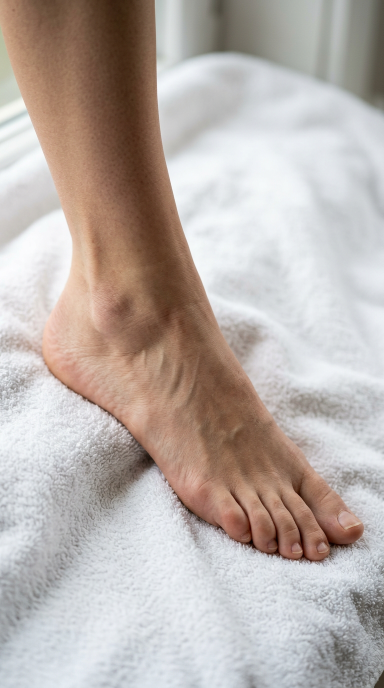
#> input picture production/yeni-senaryolar/VID-003/sahne-1.png, 768 x 1376 px, found by its file name (shown at 1/2 size)
$ python kapak_019_020.py
#> lines starting #> are read from the running program, lines starting #| are printed output that depends on the picture
from pathlib import Path
from PIL import Image,ImageDraw,ImageFont,ImageOps
root=Path(__file__).parent
font='/usr/share/fonts/truetype/dejavu/DejaVuSans-Bold.ttf'
for id,lines in [('019',('KÖFTE TAVASINA','HAVUÇ','NEDEN?')),('020',('HALIDAKİ TÜYLER','BU ALETLE','ÇIKAR MI?'))]:
 p=root/f'VID-{id}'; im=ImageOps.fit(Image.open(p/'sahne-1.png').convert('RGB'),(1080,1920));d=ImageDraw.Draw(im,'RGBA')
 d.rounded_rectangle((30,95,1050,735),radius=36,fill=(8,8,8,232),outline='white',width=6)
 for i,text in enumerate(lines):
  if i==2:d.rounded_rectangle((75,500,1005,695),radius=20,fill=(255,222,40,255),outline='black',width=5)
  for sz in range(135,40,-1):
   f=ImageFont.truetype(font,sz);b=d.textbbox((0,0),text,font=f,stroke_width=2)
   if b[2]-b[0]<(820 if i==2 else 930):break
  d.text(((1080-(b[2]-b[0]))/2,[155,310,500][i]),text,font=f,fill='black' if i==2 else 'white',stroke_width=2,stroke_fill='black')
 im.save(p/f'VID-{id}-img-1.jpg',quality=93);im.resize((180,320)).save(f'/tmp/kapak-{id}-kucuk.jpg')
#> after `im.save(p / f'VID-{id}-img-1.jpg', quality=93)`:
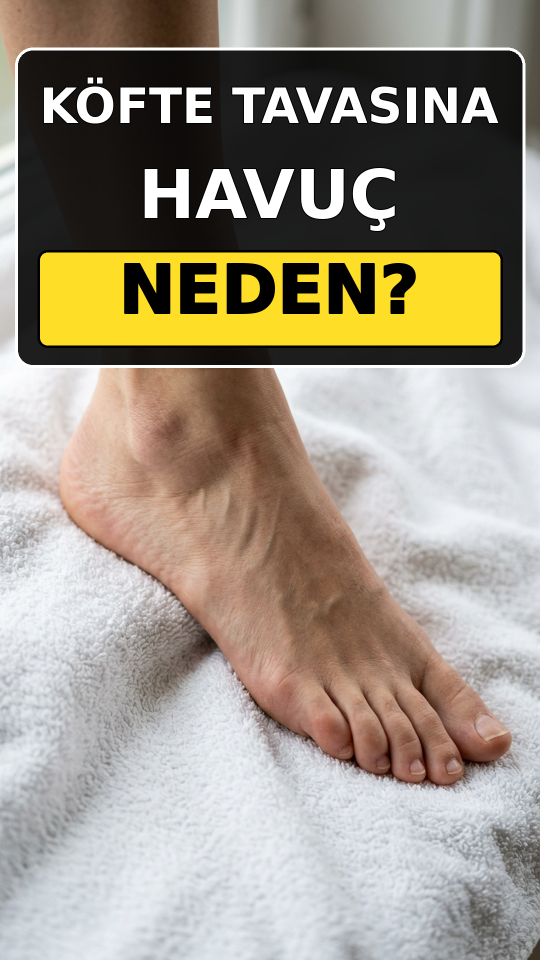
#> saved as VID-019-img-1.jpg: PIL image 1080x1920 RGB (shown at 1/2 size); mean R, G, B 157.9, 149, 134.2
#> after `im.save(p / f'VID-{id}-img-1.jpg', quality=93)`:
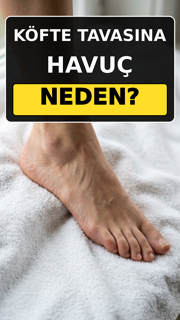
#> saved as kapak-019-kucuk.jpg: PIL image 180x320 RGB; mean R, G, B 157.7, 148.9, 134.1
